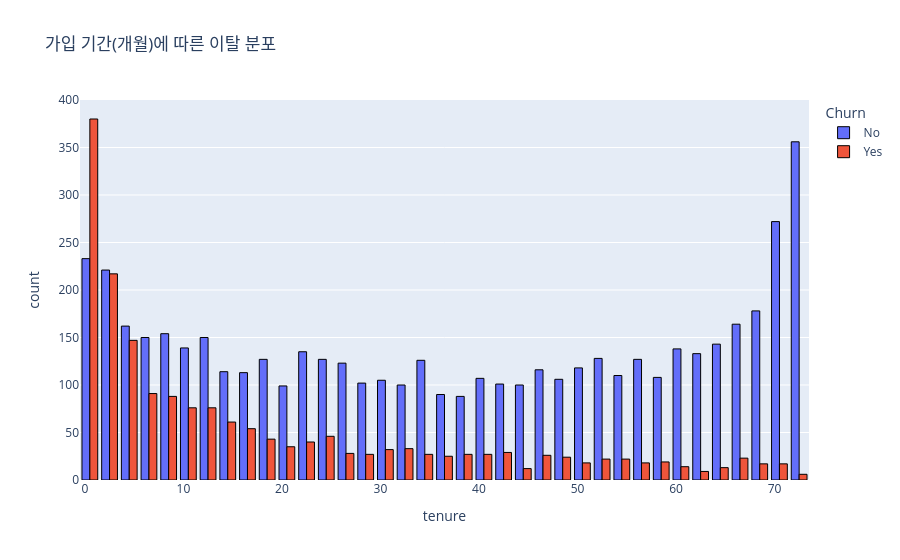
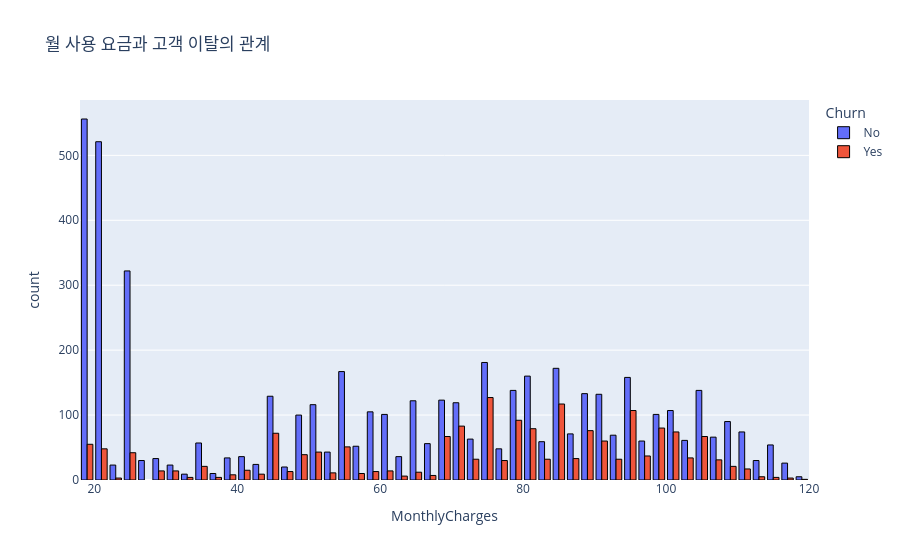
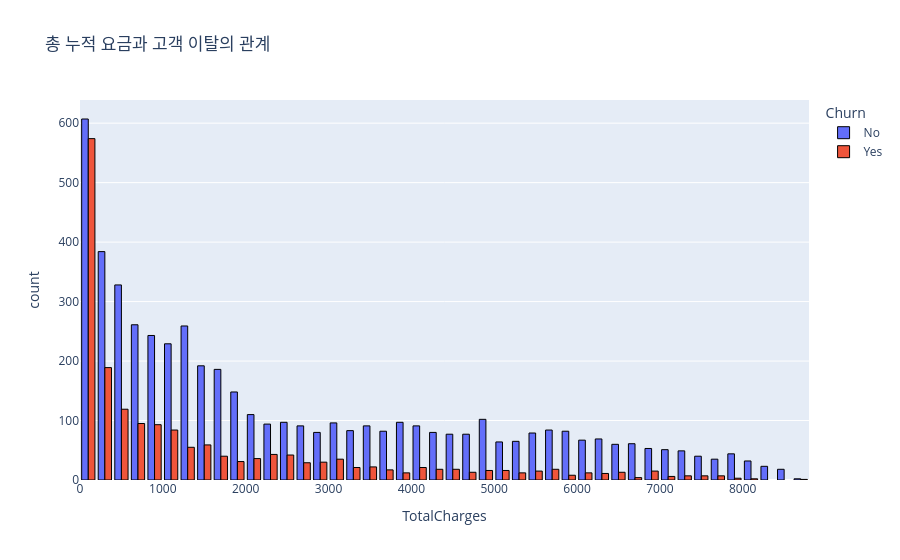

Notebook code cell kept with these figures, in order:
### Code cell
# 수치형 3개(tenure, MonthlyCharges, TotalCharges) x 이탈 -> 히스토그램, 같은 모양이라 반복문으로
hist_titles = {
    'tenure': '가입 기간(개월)에 따른 이탈 분포',
    'MonthlyCharges': '월 사용 요금과 고객 이탈의 관계',
    'TotalCharges': '총 누적 요금과 고객 이탈의 관계',
}
for col, title in hist_titles.items():
    fig = px.histogram(df1, x=col, color='Churn', barmode='group', title=title)
    fig.update_traces(marker_line_color='black', marker_line_width=1)   # 막대 경계선
    fig.show()

### Figure 1 — Plotly figure (JSON) as saved in the notebook; plotly's stock layout.template omitted (floating-point values rounded to 4 significant figures; data arrays with more than 128 entries replaced by an {"elided": "..."} marker saying what was removed)
{"data": [{"alignmentgroup": "True", "bingroup": "x", "hovertemplate": "Churn=No<br>tenure=%{x}<br>count=%{y}<extra></extra>", "legendgroup": "No", "marker": {"color": "#636efa", "line": {"color": "black", "width": 1}, "pattern": {"shape": ""}}, "name": "No", "offsetgroup": "No", "orientation": "v", "showlegend": true, "type": "histogram", "x": {"elided": "5163 int values"}, "xaxis": "x", "yaxis": "y"}, {"alignmentgroup": "True", "bingroup": "x", "hovertemplate": "Churn=Yes<br>tenure=%{x}<br>count=%{y}<extra></extra>", "legendgroup": "Yes", "marker": {"color": "#EF553B", "line": {"color": "black", "width": 1}, "pattern": {"shape": ""}}, "name": "Yes", "offsetgroup": "Yes", "orientation": "v", "showlegend": true, "type": "histogram", "x": {"elided": "1869 int values"}, "xaxis": "x", "yaxis": "y"}], "layout": {"barmode": "group", "legend": {"title": {"text": "Churn"}, "tracegroupgap": 0}, "title": {"text": "가입 기간(개월)에 따른 이탈 분포"}, "xaxis": {"anchor": "y", "domain": [0.0, 1.0], "title": {"text": "tenure"}}, "yaxis": {"anchor": "x", "domain": [0.0, 1.0], "title": {"text": "count"}}}}

### Figure 2 — Plotly figure (JSON) as saved in the notebook; plotly's stock layout.template omitted (floating-point values rounded to 4 significant figures; data arrays with more than 128 entries replaced by an {"elided": "..."} marker saying what was removed)
{"data": [{"alignmentgroup": "True", "bingroup": "x", "hovertemplate": "Churn=No<br>MonthlyCharges=%{x}<br>count=%{y}<extra></extra>", "legendgroup": "No", "marker": {"color": "#636efa", "line": {"color": "black", "width": 1}, "pattern": {"shape": ""}}, "name": "No", "offsetgroup": "No", "orientation": "v", "showlegend": true, "type": "histogram", "x": {"elided": "5163 float values"}, "xaxis": "x", "yaxis": "y"}, {"alignmentgroup": "True", "bingroup": "x", "hovertemplate": "Churn=Yes<br>MonthlyCharges=%{x}<br>count=%{y}<extra></extra>", "legendgroup": "Yes", "marker": {"color": "#EF553B", "line": {"color": "black", "width": 1}, "pattern": {"shape": ""}}, "name": "Yes", "offsetgroup": "Yes", "orientation": "v", "showlegend": true, "type": "histogram", "x": {"elided": "1869 float values"}, "xaxis": "x", "yaxis": "y"}], "layout": {"barmode": "group", "legend": {"title": {"text": "Churn"}, "tracegroupgap": 0}, "title": {"text": "월 사용 요금과 고객 이탈의 관계"}, "xaxis": {"anchor": "y", "domain": [0.0, 1.0], "title": {"text": "MonthlyCharges"}}, "yaxis": {"anchor": "x", "domain": [0.0, 1.0], "title": {"text": "count"}}}}

### Figure 3 — Plotly figure (JSON) as saved in the notebook; plotly's stock layout.template omitted (floating-point values rounded to 4 significant figures; data arrays with more than 128 entries replaced by an {"elided": "..."} marker saying what was removed)
{"data": [{"alignmentgroup": "True", "bingroup": "x", "hovertemplate": "Churn=No<br>TotalCharges=%{x}<br>count=%{y}<extra></extra>", "legendgroup": "No", "marker": {"color": "#636efa", "line": {"color": "black", "width": 1}, "pattern": {"shape": ""}}, "name": "No", "offsetgroup": "No", "orientation": "v", "showlegend": true, "type": "histogram", "x": {"elided": "5163 float values"}, "xaxis": "x", "yaxis": "y"}, {"alignmentgroup": "True", "bingroup": "x", "hovertemplate": "Churn=Yes<br>TotalCharges=%{x}<br>count=%{y}<extra></extra>", "legendgroup": "Yes", "marker": {"color": "#EF553B", "line": {"color": "black", "width": 1}, "pattern": {"shape": ""}}, "name": "Yes", "offsetgroup": "Yes", "orientation": "v", "showlegend": true, "type": "histogram", "x": {"elided": "1869 float values"}, "xaxis": "x", "yaxis": "y"}], "layout": {"barmode": "group", "legend": {"title": {"text": "Churn"}, "tracegroupgap": 0}, "title": {"text": "총 누적 요금과 고객 이탈의 관계"}, "xaxis": {"anchor": "y", "domain": [0.0, 1.0], "title": {"text": "TotalCharges"}}, "yaxis": {"anchor": "x", "domain": [0.0, 1.0], "title": {"text": "count"}}}}
